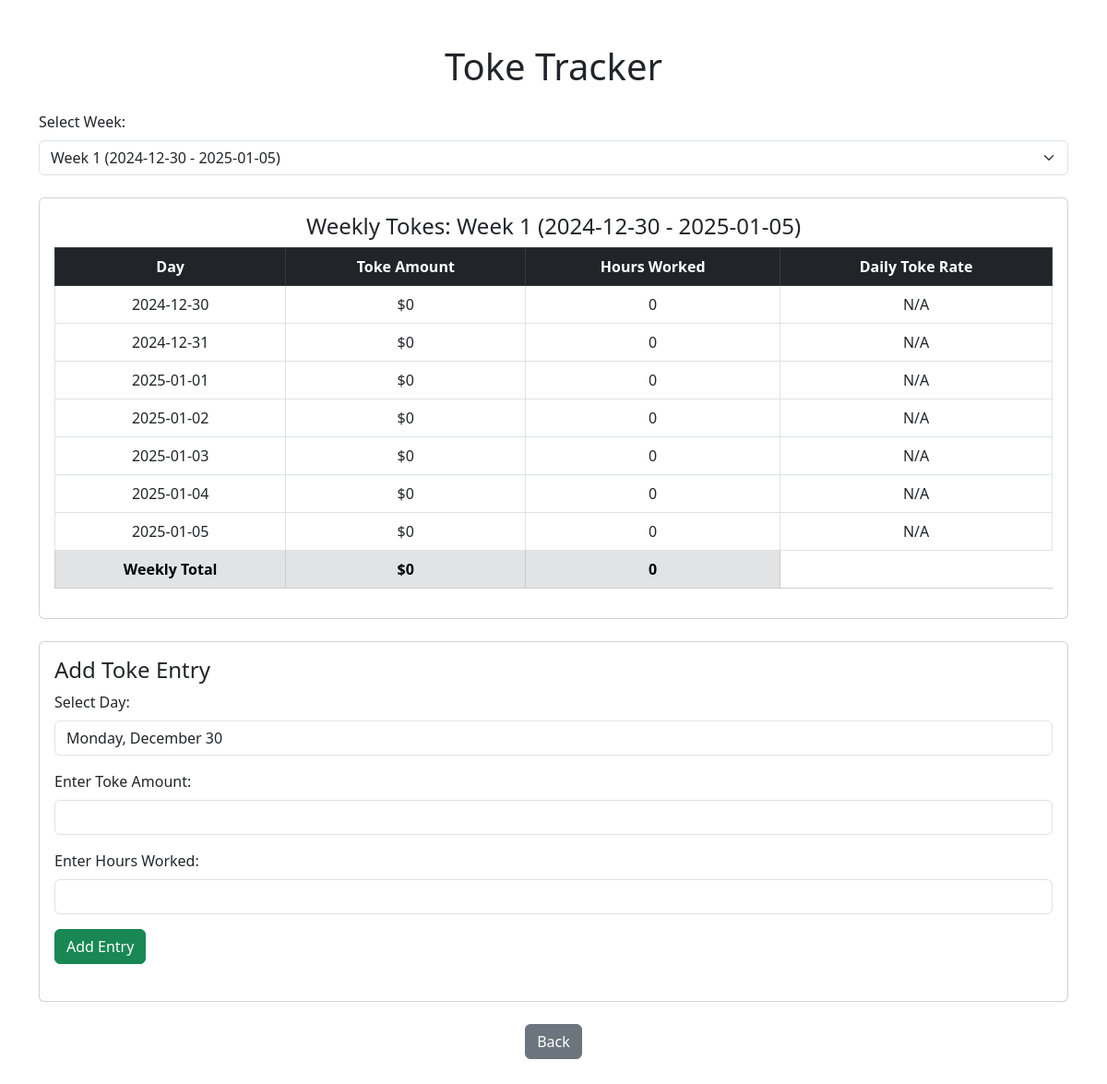
The page /toke (signed in) on the database as committed earlier.
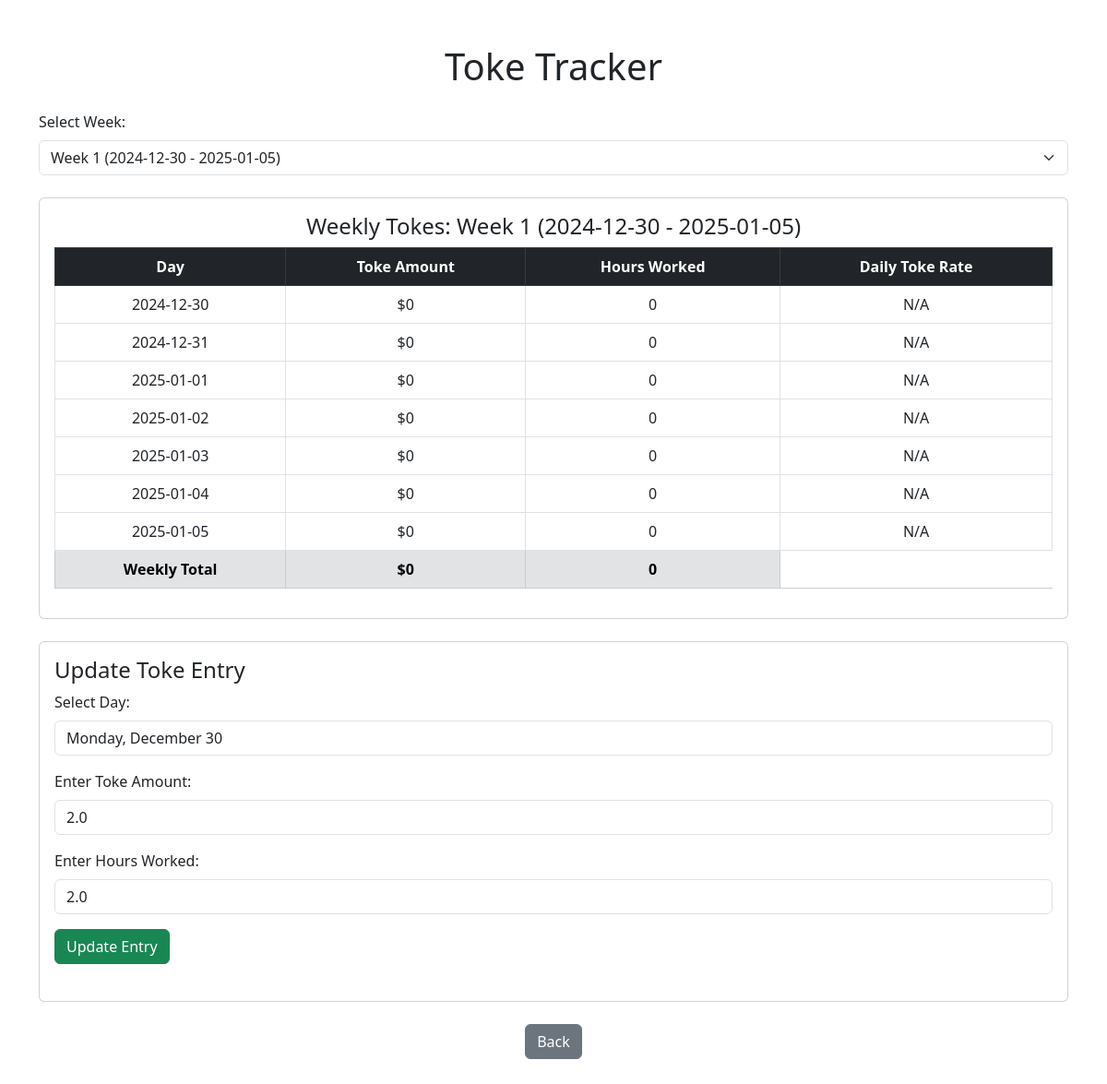
The same page on the database as committed later.
### app.py (models this page shows)
class Toke(db.Model):
    id = db.Column(db.Integer, primary_key=True)
    date = db.Column(db.Date, nullable=False)
    toke_count = db.Column(db.Float, nullable=False)
    hours_worked = db.Column(db.Float, nullable=False, default=0)  # New Column
    added_by = db.Column(db.String(50), nullable=False)

### app.py (the view, shortened to what this page needs)
@app.route('/toke', methods=['GET', 'POST'])
def toke():
    user_role = session.get('user_role')
    if not user_role:
        flash('Please log in to access the Toke page.', 'danger')
        return redirect('/login')
    current_year = date.today().year
    start_of_year = date(current_year, 1, 1)
    start_of_week = start_of_year - timedelta(days=start_of_year.weekday())  # Start from the first Monday
    available_weeks = []
    for i in range(52):  # Assuming 52 weeks in a year
        week_start = start_of_week + timedelta(weeks=i)
        week_end = week_start + timedelta(days=6)
        if week_start.year > current_year:
            break  # Stop if the week goes into the next year
        available_weeks.append({
            "id": f"week-{i + 1}",
            "label": f"Week {i + 1} ({week_start} - {week_end})",
            "start_date": week_start,
            "end_date": week_end,
        })
    selected_week_id = request.args.get('selected_week', available_weeks[0]['id'])
    selected_week = next((week for week in available_weeks if week['id'] == selected_week_id), available_weeks[0])
    start_of_week = selected_week["start_date"]
    end_of_week = selected_week["end_date"]
    week_days = [
        {
            "date": (start_of_week + timedelta(days=i)).strftime('%Y-%m-%d'),
            "label": (start_of_week + timedelta(days=i)).strftime('%A, %B %d'),
        }
        for i in range(7)
    ]
    weekly_tokes = {day["date"]: {"amount": 0, "hours": 0} for day in week_days}
    weekly_total = 0
    total_hours = 0
    toke_entries = Toke.query.filter(Toke.date.between(start_of_week, end_of_week)).all()
    for entry in toke_entries:
        day_str = entry.date.strftime('%Y-%m-%d')
        weekly_tokes[day_str] = {"amount": entry.toke_count, "hours": entry.hours_worked}
    weekly_total = sum([data["amount"] for data in weekly_tokes.values()])
    total_hours = sum([data["hours"] for data in weekly_tokes.values()])
    selected_day = request.args.get('day', date.today().strftime('%Y-%m-%d'))
    existing_entry = Toke.query.filter_by(date=datetime.strptime(selected_day, '%Y-%m-%d').date()).first()
    prefilled_values = {
        "toke_count": existing_entry.toke_count if existing_entry else "",
        "hours_worked": existing_entry.hours_worked if existing_entry else "",
    }
    return render_template(
        'toke.html',
        current_week_label=selected_week["label"],
        current_week_id=selected_week_id,
        available_weeks=available_weeks,
        weekly_tokes=weekly_tokes,
        weekly_total=weekly_total,
        total_hours=total_hours,
        week_days=week_days,
        prefilled_values=prefilled_values,
        selected_day=selected_day,
        is_admin=(user_role == 'admin'),
    )

### templates/toke.html (shortened to what this page needs)
<!DOCTYPE html>
<html lang="en">
<head>
    <link rel="stylesheet" href="https://cdn.jsdelivr.net/npm/bootstrap@5.3.0/dist/css/bootstrap.min.css">
</head>
<body>
    <div class="container my-5">
        <h1 class="text-center mb-4">Toke Tracker</h1>
        <form method="GET" class="mb-4">
            <label for="selected_week" class="form-label">Select Week:</label>
            <select name="selected_week" id="selected_week" class="form-select" onchange="this.form.submit()">
                {% for week in available_weeks %}
                <option value="{{ week.id }}" {% if week.id == current_week_id %}selected{% endif %}>
                    {{ week.label }}
                </option>
                {% endfor %}
            </select>
        </form>
        <div class="card my-4">
            <div class="card-body">
                <h4 class="card-title text-center">Weekly Tokes: {{ current_week_label }}</h4>
                <table class="table table-bordered text-center">
                    <thead class="table-dark">
                        <tr>
                            <th>Day</th>
                            <th>Toke Amount</th>
                            <th>Hours Worked</th>
                            <th>Daily Toke Rate</th>
                        </tr>
                    </thead>
                    <tbody>
                        {% for day, data in weekly_tokes.items() %}
                        <tr>
                            <td>{{ day }}</td>
                            <td>${{ data['amount'] }}</td>
                            <td>{{ data['hours'] }}</td>
                            <td>
                                {% if data['hours'] > 0 %}
                                ${{ (data['amount'] / data['hours']) | round(2) }}
                                {% else %}
                                N/A
                                {% endif %}
                            </td>
                        </tr>
                        {% endfor %}
                        <tr class="table-secondary">
                            <td><strong>Weekly Total</strong></td>
                            <td><strong>${{ weekly_total }}</strong></td>
                            <td><strong>{{ total_hours }}</strong></td>
                        </tr>
                    </tbody>
                </table>
            </div>
        </div>
        {% if is_admin %}
        <div class="card my-4">
            <div class="card-body">
                <h4 class="card-title">
                    {% if prefilled_values.toke_count or prefilled_values.hours_worked %}Update{% else %}Add{% endif %} Toke Entry
                </h4>
                <form method="POST" class="mb-4">
                    <div class="mb-3">
                        <label for="day" class="form-label">Select Day:</label>
                        <select name="day" id="day" class="form-control">
                            {% for day in week_days %}
                            <option value="{{ day.date }}" {% if day.date == selected_day %}selected{% endif %}>
                                {{ day.label }}
                            </option>
                            {% endfor %}
                        </select>
                    </div>
                    <div class="mb-3">
                        <label for="toke_count" class="form-label">Enter Toke Amount:</label>
                        <input type="number" step="0.01" name="toke_count" id="toke_count" class="form-control" value="{{ prefilled_values.toke_count }}" required>
                    </div>
                    <div class="mb-3">
                        <label for="hours_worked" class="form-label">Enter Hours Worked:</label>
                        <input type="number" step="0.01" name="hours_worked" id="hours_worked" class="form-control" value="{{ prefilled_values.hours_worked }}" required>
                    </div>
                    <button type="submit" class="btn btn-success">
                        {% if prefilled_values.toke_count or prefilled_values.hours_worked %}Update Entry{% else %}Add Entry{% endif %}
                    </button>
                </form>
            </div>
        </div>
        {% endif %}
        <div class="text-center mt-4">
            <a href="/home" class="btn btn-secondary">Back</a>
        </div>
    </div>
</body>
</html>

Rows that differ between the two databases and show on the page:
added Toke: toke_count "2.0", hours_worked "2.0"
Other text that changed with them:
text no longer shown: "Add Add Entry"
text now shown: "Update Update Entry"
